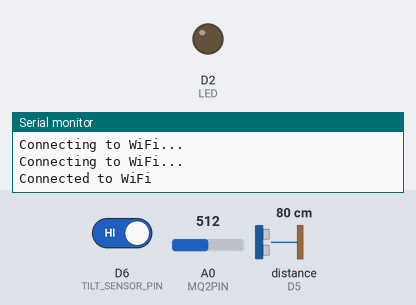
The sketch below on a simulated ESP8266 (NodeMCU). On the bench: output pins drawn as LEDs (lit = HIGH), the last lines printed to the serial monitor. Wiring (inferred from the names in the program): ultrasonic range finder: trigger D4; echo D5. The test bench sets the inputs (shaded band); at power-on: distance to the obstacle (sensor on D5) 80 cm, D6 (TILT_SENSOR_PIN) HIGH, A0 (MQ2PIN) = 512. The echo pulse lasts 58.3 µs per cm; WiFi joins after 1.5 s; servers stay silent unless stated; pins used as bus, display or sensor lines are not drawn.

Above: at 3.2 s.
3.3 s: distance to the obstacle (sensor on D5) set to 12 cm
At 5.4 s:
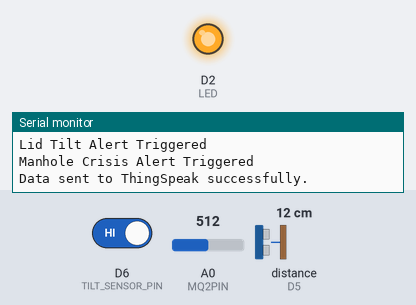
6.3 s: distance to the obstacle (sensor on D5) set to 9 cm
Timing chart, 0 to 9.3 s (numbered marks = the images above; inputs shaded):
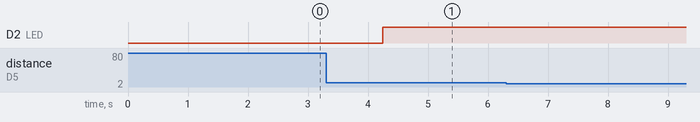

The sketch:

IoT_based_Manhole_Monitoring_System.ino
```cpp
#include <WiFiClient.h>
#include <ESP8266WiFi.h>
#include <ThingSpeak.h>
#include <ESP8266HTTPClient.h>

#define LM35PIN D0 // Analog pin for LM35
#define MQ2PIN A0  // Analog pin for MQ2
#define LED D2
#define TILT_SENSOR_PIN D6
#define TRIGGER_PIN D4
#define ECHO_PIN D5

#define WIFI_SSID "VIVO" // Your WiFi SSID
#define WIFI_PASSWORD "11111111" // Your WiFi password
#define THINGSPEAK_API_KEY "1SVO3JHGPOYZRK38" // ThingSpeak API key
#define THINGSPEAK_CHANNEL_ID 2297207 // ThingSpeak Channel ID

WiFiClient Client;

bool tiltDetected = false;
float sensorValue;
void gas_trigger() {
  WiFiClient client;
  if (!client.connect("maker.ifttt.com", 80)) {
    Serial.println("Connection failed");
    return;
  }

  client.print(String("GET /trigger/gas_leak/json/with/key/cPvqQ-19Y_6uoEMnHpvxnSnbQyr83yhpuj6eqQkdePT") + " HTTP/1.1\r\n" +
               "Host: maker.ifttt.com\r\n" +
               "Connection: close\r\n\r\n");
  delay(10);
  Serial.println("Gas Leak Alert Triggered");
}

void tilt_trigger() {
  WiFiClient client;
  if (!client.connect("maker.ifttt.com", 80)) {
    Serial.println("Connection failed");
    return;
  }

  client.print(String("GET /trigger/lid_tilted/json/with/key/cPvqQ-19Y_6uoEMnHpvxnSnbQyr83yhpuj6eqQkdePT") + " HTTP/1.1\r\n" +
               "Host: maker.ifttt.com\r\n" +
               "Connection: close\r\n\r\n");
  delay(10);
  Serial.println("Lid Tilt Alert Triggered");
}

void temp_trigger() {
  WiFiClient client;
  if (!client.connect("maker.ifttt.com", 80)) {
    Serial.println("Connection failed");
    return;
  }

  client.print(String("GET /trigger/temperature_threshold/json/with/key/cPvqQ-19Y_6uoEMnHpvxnSnbQyr83yhpuj6eqQkdePT") + " HTTP/1.1\r\n" +
               "Host: maker.ifttt.com\r\n" +
               "Connection: close\r\n\r\n");
  delay(10);
  Serial.println("Temperature Threshold Alert Triggered");
}

void overflow_trigger() {
  WiFiClient client;
  if (!client.connect("maker.ifttt.com", 80)) {
    Serial.println("Connection failed");
    return;
  }

  client.print(String("GET /trigger/waterlevel_overflow/json/with/key/cPvqQ-19Y_6uoEMnHpvxnSnbQyr83yhpuj6eqQkdePT") + " HTTP/1.1\r\n" +
               "Host: maker.ifttt.com\r\n" +
               "Connection: close\r\n\r\n");
  delay(10);
  Serial.println("Water Level Overflow Alert Triggered");
}
void sms_alert() {
  WiFiClient client;
  if (!client.connect("maker.ifttt.com", 80)) {
    Serial.println("Connection failed");
    return;
  }

  // Correctly URL-encoded version of "!!!!Manhole Crisis"
  String encodedEvent = "!!!!Manhole%20Crisis";

  client.print(String("GET /trigger/") + encodedEvent + String("/json/with/key/cPvqQ-19Y_6uoEMnHpvxnSnbQyr83yhpuj6eqQkdePT") + " HTTP/1.1\r\n" +
               "Host: maker.ifttt.com\r\n" +
               "Connection: close\r\n\r\n");
  delay(10); // Allow time for the request to process
  Serial.println("Manhole Crisis Alert Triggered");
}


void setup() {
  Serial.begin(9600);

  // Initialize pin modes
  pinMode(TILT_SENSOR_PIN, INPUT_PULLUP);
  pinMode(LED, OUTPUT);
  pinMode(TRIGGER_PIN, OUTPUT);
  pinMode(ECHO_PIN, INPUT);

  // Connect to WiFi
  WiFi.begin(WIFI_SSID, WIFI_PASSWORD);

  while (WiFi.status() != WL_CONNECTED) {
    delay(1000);
    Serial.println("Connecting to WiFi...");
  }
  Serial.println("Connected to WiFi");
}

float readLM35Temperature() {
  int analogValue = analogRead(LM35PIN); // Read from LM35
  float millivolts = (analogValue/10240.0) * 3300; //3300 is the voltage provided by NodeMCU
float celsius = millivolts/10;
 return celsius+4;
}

float getUltrasonicDistance() {
  // Trigger the ultrasonic sensor
  digitalWrite(TRIGGER_PIN, LOW);
  delayMicroseconds(2);
  digitalWrite(TRIGGER_PIN, HIGH);
  delayMicroseconds(10);
  digitalWrite(TRIGGER_PIN, LOW);

  // Measure the response pulse
  unsigned long duration = pulseIn(ECHO_PIN, HIGH);

  // Calculate the distance in centimeters
  float distance = (duration * 0.034) / 2;
  return distance;
}
void loop() {
  delay(2000); // Delay for pacing the loop

  float temperature = readLM35Temperature(); // Get temperature from LM35
  sensorValue = analogRead(MQ2PIN); // Read gas concentration
  int tiltValue = digitalRead(TILT_SENSOR_PIN); // Check tilt sensor
  float distance = getUltrasonicDistance(); // Get distance from ultrasonic sensor
  bool flag=0;
  // Log data to Serial for debugging
  Serial.print("Temperature (C): ");
  Serial.println(temperature);
  Serial.print("Tilt Value: ");
  Serial.println(tiltValue);
  Serial.print("Gas Concentration: ");
  Serial.println(sensorValue);
  Serial.print("Water Level (cm): ");
  Serial.println(distance);

  // Check conditions and send HTTP alerts
  if (sensorValue > 800)
  {
    gas_trigger();
    flag=1;
  }
  if(tiltValue==1)
  {
    tilt_trigger();
    flag=1;
    digitalWrite(LED,1);
  }
  if(distance<10)
  {
    overflow_trigger();
    flag=1;
  }
  if(temperature>60)
  {
    temp_trigger();
    flag=1;
  }
  if(flag==1)
  {
    sms_alert();
  }
  // Send data to ThingSpeak
  ThingSpeak.begin(Client);
  ThingSpeak.setField(1, temperature); // Field for temperature
  ThingSpeak.setField(2, tiltDetected ? 1 : 0); // Field for tilt status
  ThingSpeak.setField(3, distance); // Field for distance
  ThingSpeak.setField(4, sensorValue); // Field for gas concentration

  int status = ThingSpeak.writeFields(THINGSPEAK_CHANNEL_ID, THINGSPEAK_API_KEY); // Send to ThingSpeak

  if (status == 200) {
    Serial.println("Data sent to ThingSpeak successfully.");
  } else {
    Serial.println("Failed to send data to ThingSpeak.");
  }

  delay(2000); // Delay before the next loop iteration
}
```
